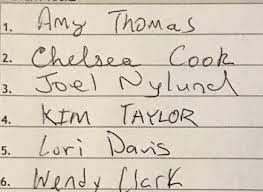
#> input picture image1.jpeg, 263 x 192 px
$ python -i funct.py   (imports and definitions only)
#> lines starting #> are read from the running program, lines starting #| are printed output that depends on the picture; after the words box and inside, x2 and y2 are one past the last pixel; in counts of white or black regions, pixels touching at a corner belong together
# -*- coding: utf-8 -*-
"""
Created on Sun Jul  5 15:29:55 2020

@author: eternal_demon
"""

import numpy as np
import cv2

def coordinates(image):

#> called with image = 'image1.jpeg'
    temp =[]

    # Reading image
    font = cv2.FONT_HERSHEY_COMPLEX
    img2 = cv2.imread(image, cv2.IMREAD_COLOR)
#> img2 is the input picture: shape (192, 263, 3); mean B, G, R 189.3, 204.2, 213.2

    # Reading same image in another
    # variable and converting to gray scale.
    img = cv2.imread(image, cv2.IMREAD_GRAYSCALE)
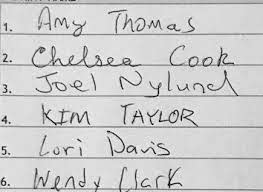
#> img: shape (192, 263); min 0, max 255, mean 205.3

    # Converting image to a binary image
    # ( black and white only image).
    _, threshold = cv2.threshold(img, 110, 255, cv2.THRESH_OTSU)
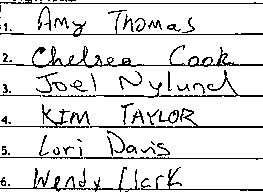
#> threshold: shape (192, 263); 88.5% white; black in thin lines or dots

    # Detecting contours in image.
    contours, _= cv2.findContours(threshold, cv2.RETR_TREE,
                               cv2.CHAIN_APPROX_SIMPLE)
#> contours = 86 contours, 33 with area under 20; largest, box (x1, y1, x2, y2) and area: (0, 65, 263, 192) 29252, (0, 3, 263, 34) 7401, (0, 34, 263, 65) 6654, (32, 0, 263, 3) 428, (95, 80, 163, 99) 240
    ymin=1000
    loc=0
    # Going through every contours found in the image.

    for cnt in contours :
        hull = cv2.convexHull(cnt)
        approx = cv2.approxPolyDP(cnt, 0.009 * cv2.arcLength(cnt, True), True)

        # draws boundary of contours.
        cv2.drawContours(img, [approx], 0, (0, 0, 255), 5)

         # Used to flatted the array containing
         # the co-ordinates of the vertices.
        n = approx.ravel()
        i = 0

        for j in n :
            if(i % 2 == 0):
                x = n[i]
                y = n[i + 1]
                if(y<ymin):
                    ymin=y
                    loc=i
                    # String containing the co-ordinates.
                string = str(x) + " " + str(y)

                if(i == 0):
                    # text on topmost co-ordinate.
                    cv2.putText(img, "", (x, y),
                                font, 0.5, (0, 0, 0))
                    if((x>=30 and x<=290) and (y>=30 and y<=210)):
                        temp.append((x,y))
                else:
                # text on remaining co-ordinates.
                    cv2.putText(img, string, (x, y),
                          font, 0.5, (0, 0, 255))
                    if((x>=30 and x<=290) and (y>=30 and y<=210)):
                        temp.append((x,y))
            i = i + 1
#> this loop made 86 passes
#> n on passes 3, 6, 11, 12, 22, 24, 29, 31, 38, 40, 41: [4, 182, 3, 182, 2, 183, 3, 184, 4, 183], [36, 184, 37, 183, 38, 184, 37, 185], [80, 182, 80, 183, 82, 185, 83, 184, 83, 183, 81, 183], [178, 167, 179, 166, 180, 166, 181, 167, 180, 168, 179, 168], [162, 144, 163, 143, 164, 144, 163, 145], [150, 141, 151, 140, 155, 144, 154, 145, 153, 145, 150, 142], [7, 122, 8, 121, 10, 121, 11, 122, 11, 123, 10, 124, 9, 124], [4, 119], [137, 109, 138, 108, 139, 109, 138, 110], [41, 95, 94, 94, 96, 96, 43, 97], [8, 91, 9, 90, 10, 90, 11, 91, 11, 92, 10, 93, 9, 93, 8, 92]
#> (hull, n) on passes 1, 2, 4, 58: ([[119, 190], [119, 191], [96, 191], [97, 190]], [96, 191, 119, 191, 119, 190, 97, 190]), ([[55, 189], [57, 191], [0, 191], [0, 189]], [0, 189, 0, 191, 57, 191, 55, 189]), ([[57, 181], [56, 181], [57, 179]], [57, 179, 57, 180, 56, 181, 57, 181]), ([[128, 62], [127, 63], [125, 63], [127, 62]], [128, 62, 127, 62, 126, 63, 125, 63, 127, 63])
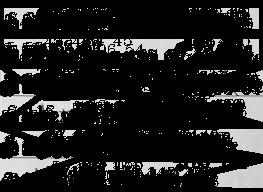
#> img: shape (192, 263); min 0, max 242, mean 32.4
#> after the loop, loc = 0; temp = 724 pairs, first value 32 to 262, second value 30 to 191; ymin = 0


    #cv2.drawContours(img,[cnt],0,(0,255,0),2)
    #img = cv2.drawContours(img,[hull],0,(0,0,255),2)
    # Showing the final image.
    #cv2.imshow('image2', img)

    # Exiting the window if 'q' is pressed on the keyboard.
    if cv2.waitKey(0) & 0xFF == ord('q'):
#> (key q is pressed here)
        cv2.destroyAllWindows
    x_sum=0
    y_sum=0
    x_mean=0
    y_mean= 0
    #print(hull[0][0][0])
    #print(hull.shape)
    for (x,y) in temp:
        x_sum = x_sum + x
        y_sum = y_sum + y
#> this loop made 724 passes
#> (x, y, x_sum, y_sum) on passes 1 to 3: (96, 191, 96, 191), (119, 191, 215, 382), (119, 190, 334, 572)
#> after the loop, x_sum = 85068; y_sum = 81286
    if(len(temp)>0):
        x_mean,y_mean = (x_sum/len(temp)), (y_sum/len(temp))
#> x_mean = 117.5; y_mean = 112.3
    else:
        x_mean,y_mean=0,0

    x,y = x_mean,y_mean
#> x = 117.5; y = 112.3
    #print((x,y))
    return [[int(x),int(y)]]


# [47 lines left out: functions rescaleobj, rescaleocr, not called in this run]

>>> result = coordinates('image1.jpeg')
#> result = [[117, 112]]

$ run again, on image2.jpeg
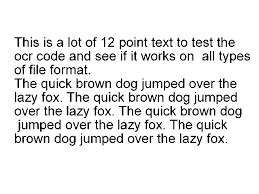
#> input picture image2.jpeg, 259 x 194 px
#> in coordinates, img2 is the input picture: shape (194, 259, 3); min 0, max 255, mean 233.6
#> in coordinates, `_, threshold = cv2.threshold(img, 110, 255, cv2.THRESH_OTSU)`:
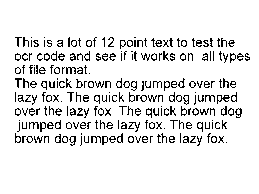
#> threshold: shape (194, 259); 91.1% white; black in thin lines or dots, all inside (x1, y1, x2, y2) = (15, 37, 250, 146)
#> contours = 455 contours, 279 with area under 20; largest, box (x1, y1, x2, y2) and area: (0, 0, 259, 194) 49794, (216, 94, 231, 105) 82, (145, 107, 153, 119) 56, (116, 132, 124, 144) 50, (222, 77, 230, 89) 50
#> the loop in coordinates, `for cnt in contours :` made 455 passes
#> n on passes 2 to 4: [79, 145, 80, 144, 81, 145, 80, 146], [69, 144, 70, 143, 71, 143, 73, 145, 72, 146, 71, 146], [225, 142, 226, 141, 227, 142, 226, 143]
#> after the loop in coordinates, `for cnt in contours :`:
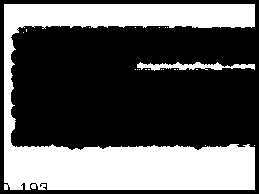
#> img: shape (194, 259); min 0, max 255, mean 91.9
#> after the loop in coordinates, `for cnt in contours :`: loc = 0; temp = 4057 pairs, first value 30 to 258, second value 36 to 193; ymin = 0
#> the loop in coordinates, `for (x,y) in temp:` made 4057 passes
#> (x, y, x_sum, y_sum) on passes 1 to 3: (258, 193, 258, 193), (79, 145, 337, 338), (80, 144, 417, 482)
#> after the loop in coordinates, `for (x,y) in temp:`: x_sum = 527925; y_sum = 372862
#> x_mean = 130.1; y_mean = 91.91
#> in coordinates, `x,y = x_mean,y_mean`: x = 130.1; y = 91.91
#> result = [[130, 91]]
